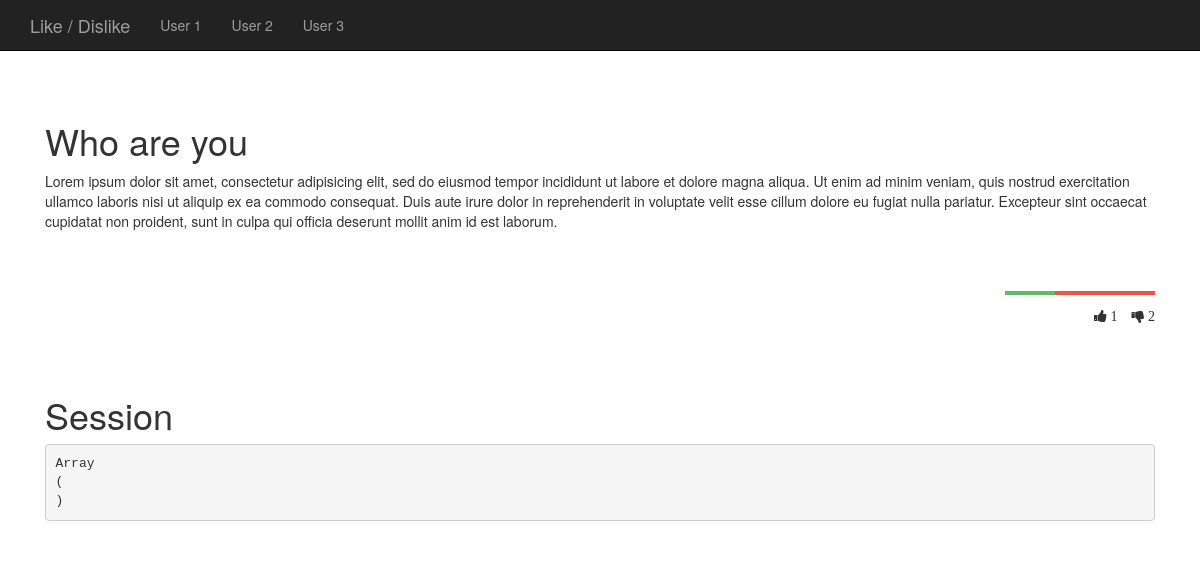
The app's page /?p=single&id=1 with its own data.
### tables this page shows
CREATE TABLE `articles` (
  `id` int(11) NOT NULL,
  `title` varchar(255) NOT NULL,
  `content` longtext NOT NULL,
  `date` datetime DEFAULT NULL,
  `category_id` int(11) DEFAULT NULL,
  `like_count` int(11) NOT NULL DEFAULT '0',
  `dislike_count` int(11) NOT NULL DEFAULT '0'
);

### class/Vote.php (called while the page is built, shortened)
<?php
class Vote
{
	    public static function getClass($vote)
	    {
              return null;
	    }
}

### views/posts/single.php (the view, shortened to what this page needs)
<?php
$id = isset($_GET['id']) ? $_GET['id'] : null;
$vote = false;
try
{
	$req = $pdo->prepare('SELECT * FROM articles WHERE id = ?');
    $req->execute([$id]);
    $post = $req->fetch();
}catch(Exception $e){
	$e->getMessage();
}
$divider = $post->like_count + $post->dislike_count;
$status = ($divider == 0) ? 100 : round(100 * ($post->like_count / $divider));
?>
<article>
	 <h1><?= $post->title; ?></h1>
	 <p><?= $post->content; ?></p>
</article>
<div class="vote <?= Vote::getClass($vote); ?>"
	 id="vote"
	 data-ref="articles"
	 data-ref_id="<?= $post->id; ?>"
	 data-user_id="<?= isset($_SESSION['user_id']) ? $_SESSION['user_id']: null; ?>">
	<div class="vote_bar">
		<div class="vote_progress" style="width:<?= $status; ?>%"></div>
	</div>
	<div class="vote_btns">
		 <button class="vote_btn vote_like">
	       	<i class="fa fa-thumbs-up">
	       		<span id="like_count"><?= $post->like_count; ?></span>
	       	</i>
	     </button>
		 <button class="vote_btn vote_dislike">
	        <i class="fa fa-thumbs-down">
	        	<span id="dislike_count"><?= $post->dislike_count; ?></span>
	        </i>
	     </button>
	</div>
</div>

### assets/css/app.css (style rules this page uses)
.vote { width: 150px; margin: 50px 0; float: right; }
.vote_bar { width: 100%; height: 4px; background-color: #f2504b; }
.vote_progress { height: 4px; width: 0%; background-color: #63b96b; transition: width 0.3s; }
.vote_btns { margin-top: 10px; text-align: right; }
.vote_btn { border: 0; padding: 0; margin: 0 0 0 10px; display: inline-block; cursor: pointer; background: transparent; transition: color 0.3s; }

### records on screen
articles: title "Who are you", content "Lorem ipsum dolor sit amet, consectetur adipisicing elit, sed do eiusmod tempor incididunt ut labore et dolore magna aliqua. Ut enim ad minim veniam, quis nostrud exercitation ullamco laboris nisi ut aliquip ex ea commodo consequat. Duis aute irure dolor in reprehenderit in voluptate velit esse cillum dolore eu fugiat nulla pariatur. Excepteur sint occaecat cupidatat non proident, sunt in culpa qui officia deserunt mollit anim id est laborum.", like_count "1", dislike_count "2"
